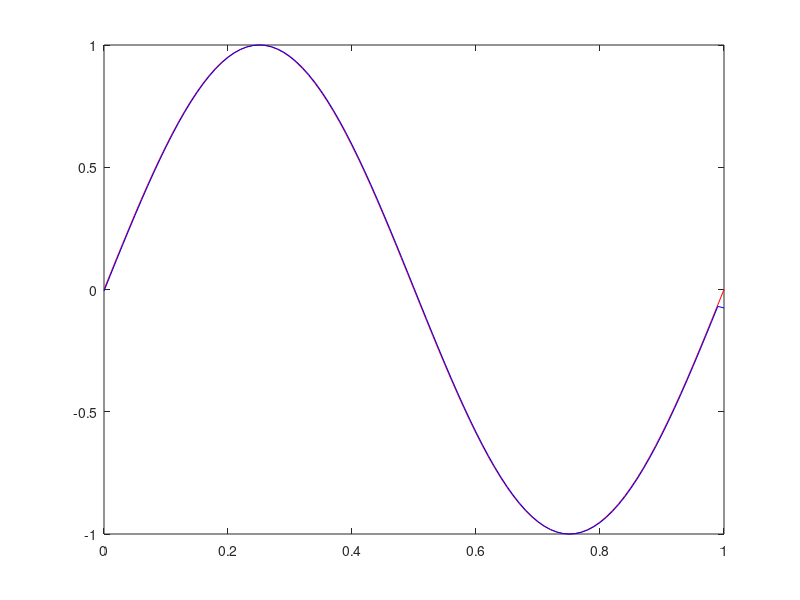

Recreate this plot in MATLAB. (Note: this script raises an error after producing the figure.)
clear all;
clc;
close all;

f = @(x) sin(2*pi*x);

delta_t = 0.001;
delta_x = 0.01;
gama = delta_t/(delta_x);
x = 1;
partitions = (x/delta_x) + 1;
U = zeros(partitions,1);
for i = 1:partitions
    U(i,1) = f((i - 1)*delta_x);
end
plot(U);
Uinitial = U;
dx = 0:delta_x:1;
for time = 0:delta_t:0.25
    U_prime = U;
    
    for i = 1: partitions - 1
        U(i,1) = U_prime(i,1) - gama*(U_prime(i+1) - U_prime(i));
    end
    
    U(partitions,1) = U_prime(i,1) - gama*(U_prime(2,1) - U_prime(i));
    plot(dx,Uinitial,'r',dx,U,'b');
    axis ([0 1 -1 1]);
    suptitle(['time = ', num2str(time)]);
    pause(0.02);
end
    